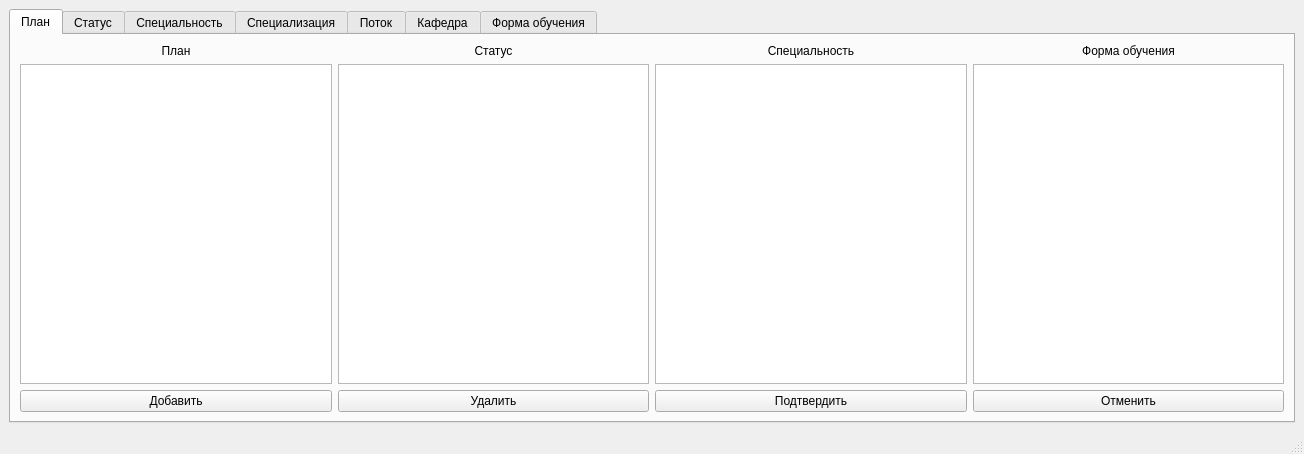
<?xml version="1.0" encoding="UTF-8"?>
<ui version="4.0">
 <class>MainWindow</class>
 <widget class="QMainWindow" name="MainWindow">
  <property name="geometry">
   <rect>
    <x>0</x>
    <y>0</y>
    <width>1304</width>
    <height>454</height>
   </rect>
  </property>
  <property name="windowTitle">
   <string>MainWindow</string>
  </property>
  <widget class="QWidget" name="centralwidget">
   <layout class="QHBoxLayout" name="horizontalLayout">
    <item>
     <widget class="QTabWidget" name="tabWidget">
      <property name="currentIndex">
       <number>0</number>
      </property>
      <widget class="QWidget" name="Plan">
       <attribute name="title">
        <string>План</string>
       </attribute>
       <layout class="QVBoxLayout" name="verticalLayout_14">
        <item>
         <layout class="QHBoxLayout" name="horizontalLayout_2">
          <item>
           <layout class="QVBoxLayout" name="verticalLayout">
            <item>
             <widget class="QLabel" name="label">
              <property name="text">
               <string>План</string>
              </property>
              <property name="alignment">
               <set>Qt::AlignCenter</set>
              </property>
             </widget>
            </item>
            <item>
             <widget class="QTableView" name="Plan_Plan"/>
            </item>
           </layout>
          </item>
          <item>
           <layout class="QVBoxLayout" name="verticalLayout_2">
            <item>
             <widget class="QLabel" name="label_2">
              <property name="text">
               <string>Статус</string>
              </property>
              <property name="alignment">
               <set>Qt::AlignCenter</set>
              </property>
             </widget>
            </item>
            <item>
             <widget class="QTableView" name="Plan_Status"/>
            </item>
           </layout>
          </item>
          <item>
           <layout class="QVBoxLayout" name="verticalLayout_3">
            <item>
             <widget class="QLabel" name="label_3">
              <property name="text">
               <string>Специальность</string>
              </property>
              <property name="alignment">
               <set>Qt::AlignCenter</set>
              </property>
             </widget>
            </item>
            <item>
             <widget class="QTableView" name="Plan_Specialnost"/>
            </item>
           </layout>
          </item>
          <item>
           <layout class="QVBoxLayout" name="verticalLayout_4">
            <item>
             <widget class="QLabel" name="label_4">
              <property name="text">
               <string>Форма обучения</string>
              </property>
              <property name="alignment">
               <set>Qt::AlignCenter</set>
              </property>
             </widget>
            </item>
            <item>
             <widget class="QTableView" name="Plan_Forma"/>
            </item>
           </layout>
          </item>
         </layout>
        </item>
        <item>
         <layout class="QHBoxLayout" name="horizontalLayout_9">
          <item>
           <widget class="QPushButton" name="Plan_addB">
            <property name="text">
             <string>Добавить</string>
            </property>
           </widget>
          </item>
          <item>
           <widget class="QPushButton" name="Plan_deleteB">
            <property name="text">
             <string>Удалить</string>
            </property>
           </widget>
          </item>
          <item>
           <widget class="QPushButton" name="Plan_acceptB">
            <property name="text">
             <string>Подтвердить</string>
            </property>
           </widget>
          </item>
          <item>
           <widget class="QPushButton" name="Plan_cancelB">
            <property name="text">
             <string>Отменить</string>
            </property>
           </widget>
          </item>
         </layout>
        </item>
       </layout>
      </widget>
      <widget class="QWidget" name="Status">
       <attribute name="title">
        <string>Статус</string>
       </attribute>
       <layout class="QVBoxLayout" name="verticalLayout_15">
        <item>
         <layout class="QVBoxLayout" name="verticalLayout_5">
          <item>
           <widget class="QLabel" name="label_5">
            <property name="text">
             <string>Статус</string>
            </property>
            <property name="alignment">
             <set>Qt::AlignCenter</set>
            </property>
           </widget>
          </item>
          <item>
           <widget class="QTableView" name="Status_2"/>
          </item>
         </layout>
        </item>
        <item>
         <layout class="QHBoxLayout" name="horizontalLayout_3">
          <item>
           <widget class="QPushButton" name="Status_addB">
            <property name="text">
             <string>Добавить</string>
            </property>
           </widget>
          </item>
          <item>
           <widget class="QPushButton" name="Status_deleteB">
            <property name="text">
             <string>Удалить</string>
            </property>
           </widget>
          </item>
          <item>
           <widget class="QPushButton" name="Status_acceptB">
            <property name="text">
             <string>Подтвердить</string>
            </property>
           </widget>
          </item>
          <item>
           <widget class="QPushButton" name="Status_cancelB">
            <property name="text">
             <string>Отменить</string>
            </property>
           </widget>
          </item>
         </layout>
        </item>
       </layout>
      </widget>
      <widget class="QWidget" name="Specialnost">
       <attribute name="title">
        <string>Специальность</string>
       </attribute>
       <layout class="QVBoxLayout" name="verticalLayout_16">
        <item>
         <layout class="QHBoxLayout" name="horizontalLayout_4">
          <item>
           <layout class="QVBoxLayout" name="verticalLayout_6">
            <item>
             <widget class="QLabel" name="label_6">
              <property name="text">
               <string>Специальность</string>
              </property>
              <property name="alignment">
               <set>Qt::AlignCenter</set>
              </property>
             </widget>
            </item>
            <item>
             <widget class="QTableView" name="Spec_Spec"/>
            </item>
           </layout>
          </item>
          <item>
           <layout class="QVBoxLayout" name="verticalLayout_7">
            <item>
             <widget class="QLabel" name="label_7">
              <property name="text">
               <string>Специализация</string>
              </property>
              <property name="alignment">
               <set>Qt::AlignCenter</set>
              </property>
             </widget>
            </item>
            <item>
             <widget class="QTableView" name="Spec_Spez"/>
            </item>
           </layout>
          </item>
          <item>
           <layout class="QVBoxLayout" name="verticalLayout_9">
            <item>
             <widget class="QLabel" name="label_9">
              <property name="text">
               <string>Кафедра</string>
              </property>
              <property name="alignment">
               <set>Qt::AlignCenter</set>
              </property>
             </widget>
            </item>
            <item>
             <widget class="QTableView" name="Spec_Kaf"/>
            </item>
           </layout>
          </item>
         </layout>
        </item>
        <item>
         <layout class="QHBoxLayout" name="horizontalLayout_10">
          <item>
           <widget class="QPushButton" name="Specialnost_addB">
            <property name="text">
             <string>Добавить</string>
            </property>
           </widget>
          </item>
          <item>
           <widget class="QPushButton" name="Specialnost_deleteB">
            <property name="text">
             <string>Удалить</string>
            </property>
           </widget>
          </item>
          <item>
           <widget class="QPushButton" name="Specialnost_acceptB">
            <property name="text">
             <string>Подтвердить</string>
            </property>
           </widget>
          </item>
          <item>
           <widget class="QPushButton" name="Specialnost_cancelB">
            <property name="text">
             <string>Отменить</string>
            </property>
           </widget>
          </item>
         </layout>
        </item>
       </layout>
      </widget>
      <widget class="QWidget" name="Spez">
       <attribute name="title">
        <string>Специализация</string>
       </attribute>
       <layout class="QVBoxLayout" name="verticalLayout_17">
        <item>
         <layout class="QVBoxLayout" name="verticalLayout_8">
          <item>
           <widget class="QLabel" name="label_8">
            <property name="text">
             <string>Специализация</string>
            </property>
            <property name="alignment">
             <set>Qt::AlignCenter</set>
            </property>
           </widget>
          </item>
          <item>
           <widget class="QTableView" name="Spez"/>
          </item>
         </layout>
        </item>
        <item>
         <layout class="QHBoxLayout" name="horizontalLayout_5">
          <item>
           <widget class="QPushButton" name="Spez_addB">
            <property name="text">
             <string>Добавить</string>
            </property>
           </widget>
          </item>
          <item>
           <widget class="QPushButton" name="Spez_deleteB">
            <property name="text">
             <string>Удалить</string>
            </property>
           </widget>
          </item>
          <item>
           <widget class="QPushButton" name="Spez_acceptB">
            <property name="text">
             <string>Подтвердить</string>
            </property>
           </widget>
          </item>
          <item>
           <widget class="QPushButton" name="Spez_cancelB">
            <property name="text">
             <string>Отменить</string>
            </property>
           </widget>
          </item>
         </layout>
        </item>
       </layout>
      </widget>
      <widget class="QWidget" name="Potok">
       <attribute name="title">
        <string>Поток</string>
       </attribute>
       <layout class="QVBoxLayout" name="verticalLayout_18">
        <item>
         <layout class="QHBoxLayout" name="horizontalLayout_11">
          <item>
           <layout class="QVBoxLayout" name="verticalLayout_10">
            <item>
             <widget class="QLabel" name="label_10">
              <property name="text">
               <string>Поток</string>
              </property>
              <property name="alignment">
               <set>Qt::AlignCenter</set>
              </property>
             </widget>
            </item>
            <item>
             <widget class="QTableView" name="Potok_Potok"/>
            </item>
           </layout>
          </item>
          <item>
           <layout class="QVBoxLayout" name="verticalLayout_11">
            <item>
             <widget class="QLabel" name="label_11">
              <property name="text">
               <string>План</string>
              </property>
              <property name="alignment">
               <set>Qt::AlignCenter</set>
              </property>
             </widget>
            </item>
            <item>
             <widget class="QTableView" name="Potok_Plan"/>
            </item>
           </layout>
          </item>
         </layout>
        </item>
        <item>
         <layout class="QHBoxLayout" name="horizontalLayout_6">
          <item>
           <widget class="QPushButton" name="Potok_addB">
            <property name="text">
             <string>Добавить</string>
            </property>
           </widget>
          </item>
          <item>
           <widget class="QPushButton" name="Potok_deleteB">
            <property name="text">
             <string>Удалить</string>
            </property>
           </widget>
          </item>
          <item>
           <widget class="QPushButton" name="Potok_acceptB_5">
            <property name="text">
             <string>Подтвердить</string>
            </property>
           </widget>
          </item>
          <item>
           <widget class="QPushButton" name="Potok_cancelB">
            <property name="text">
             <string>Отменить</string>
            </property>
           </widget>
          </item>
         </layout>
        </item>
       </layout>
      </widget>
      <widget class="QWidget" name="Kafedra">
       <attribute name="title">
        <string>Кафедра</string>
       </attribute>
       <layout class="QVBoxLayout" name="verticalLayout_19">
        <item>
         <layout class="QVBoxLayout" name="verticalLayout_12">
          <item>
           <widget class="QLabel" name="label_12">
            <property name="text">
             <string>Кафедра</string>
            </property>
            <property name="alignment">
             <set>Qt::AlignCenter</set>
            </property>
           </widget>
          </item>
          <item>
           <widget class="QTableView" name="Kaf"/>
          </item>
         </layout>
        </item>
        <item>
         <layout class="QHBoxLayout" name="horizontalLayout_7">
          <item>
           <widget class="QPushButton" name="Kafedra_addB">
            <property name="text">
             <string>Добавить</string>
            </property>
           </widget>
          </item>
          <item>
           <widget class="QPushButton" name="Kafedra_deleteB">
            <property name="text">
             <string>Удалить</string>
            </property>
           </widget>
          </item>
          <item>
           <widget class="QPushButton" name="Kafedra_acceptB">
            <property name="text">
             <string>Подтвердить</string>
            </property>
           </widget>
          </item>
          <item>
           <widget class="QPushButton" name="Kafedra_cancelB">
            <property name="text">
             <string>Отменить</string>
            </property>
           </widget>
          </item>
         </layout>
        </item>
       </layout>
      </widget>
      <widget class="QWidget" name="Forma_obucheniya">
       <attribute name="title">
        <string>Форма обучения</string>
       </attribute>
       <layout class="QVBoxLayout" name="verticalLayout_20">
        <item>
         <layout class="QVBoxLayout" name="verticalLayout_13">
          <item>
           <widget class="QLabel" name="label_13">
            <property name="text">
             <string>Форма обучения</string>
            </property>
            <property name="alignment">
             <set>Qt::AlignCenter</set>
            </property>
           </widget>
          </item>
          <item>
           <widget class="QTableView" name="Forma"/>
          </item>
         </layout>
        </item>
        <item>
         <layout class="QHBoxLayout" name="horizontalLayout_8">
          <item>
           <widget class="QPushButton" name="Forma_addB">
            <property name="text">
             <string>Добавить</string>
            </property>
           </widget>
          </item>
          <item>
           <widget class="QPushButton" name="Forma_deleteB">
            <property name="text">
             <string>Удалить</string>
            </property>
           </widget>
          </item>
          <item>
           <widget class="QPushButton" name="Forma_acceptB">
            <property name="text">
             <string>Подтвердить</string>
            </property>
           </widget>
          </item>
          <item>
           <widget class="QPushButton" name="Forma_cancelB">
            <property name="text">
             <string>Отменить</string>
            </property>
           </widget>
          </item>
         </layout>
        </item>
       </layout>
      </widget>
     </widget>
    </item>
   </layout>
  </widget>
  <widget class="QMenuBar" name="menubar">
   <property name="geometry">
    <rect>
     <x>0</x>
     <y>0</y>
     <width>1304</width>
     <height>22</height>
    </rect>
   </property>
  </widget>
  <widget class="QStatusBar" name="statusbar"/>
 </widget>
 <resources/>
 <connections/>
</ui>
